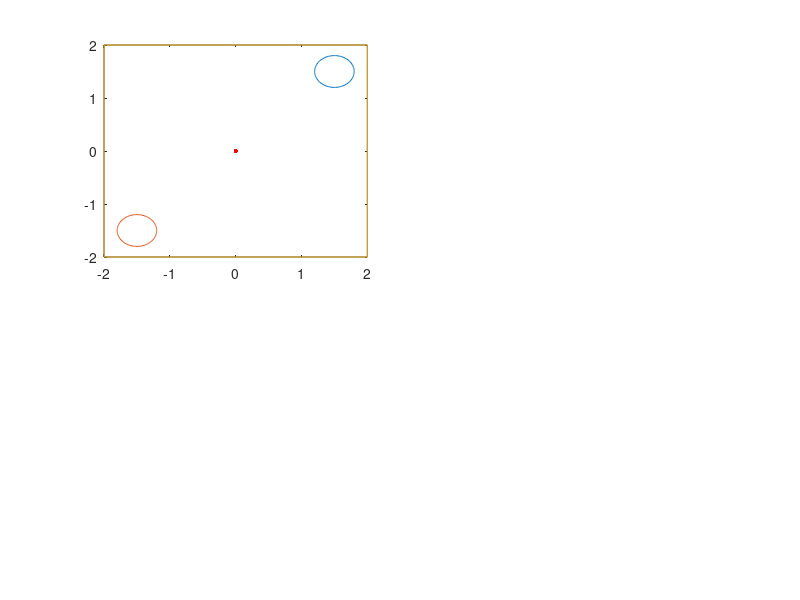

Source code (MATLAB): (Note: this script raises an error after producing the figure.)
close all 

rew1_flag=1;  %reward 1 in the top-right corner                                                                 %reward in the circle centered in the origin
rew2_flag=0;  %reward 2 in the bottom-left corner (moved)
plot_flag = 1; %plot trajectories at every trial 
ACh_flag=1; % cholinergic depression (1=+ACh; 0=-ACh)

step = 1; %step 1ms

%% Task parameters

Trials = 40; %number of trials 
T_max=15*10^3; %maximum time trial 
starting_position= [0,0]; %starting position
t_rew=T_max; %time of reward - initialized to maximum
t_extreme=t_rew+300; %ttime of reward - initialized to maximu
t_end = T_max;

c = [1.5,1.5]; %centre reward 1 
r_goal=0.3; %radius goal area 1

c2 = [-1.5,-1.5]; %centre reward 2 (moved)
r_goal2=0.3; %radius goal area 2 (moved)

%% Place cells

space_pc = 0.4; %place cells separation distance
bounds_x = [-2,2]; %bounds open field, x axis
bounds_y = [-2,2]; %bounds open field, y axis
x_pc = bounds_x(1):space_pc:bounds_x(2); %place cells on axis x
n_x = length(x_pc); %nr of place cells on axis x
y_pc= bounds_y(1):space_pc:bounds_y(2); %place cells on axis y
n_y = length(y_pc); %nr of place cells on axis y
pos = zeros(1,2); %position of the agent at each timestep

%create grid
y = repmat(y_pc, n_x,1);
y= reshape(y,n_x*n_y,1);
x = repmat(x_pc,1,n_y);
pc = [x',y]; %place cells' centres (x,y) 
pc = round(pc*10)/10;
N_pc=length(pc); %number of place cells
rho_pc=400*10^(-3); %maximum firing rate place cells
sigma_pc=0.4; %pc separation distance

%% Action neurons - neuron model

eps0=20; %scaling constant epsp
tau_m=20; %membrane time constant
tau_s=5; %synaptic time rise epsp
chi=-5; %scaling constant refractory effect
rho0=60*10^(-3); %scaling rate
theta=16; %threshold
delta_u=2; %escape noise 

%% Action neurons - parameters

N_action=40; %number action neurons

%action selection
tau_gamma = 50; %raise time convolution action selection
v_gamma=20; %decay time convolution action selection 
theta_actor = 2*pi*[1:N_action]/N_action; %angles actions

%winner-take-all weights 
psi = 20; %the higher, the more narrow the range of excitation
w_minus = -300;
w_plus = 100;
diff_theta = repmat(theta_actor,N_action,1) - repmat(theta_actor',1, N_action);
f = exp(psi*cos(diff_theta)); %lateral connectivity function 
f = f - f.*eye(N_action);
normalised = sum(f);
normalised = normalised(1);
w_lateral = (w_minus/N_action+w_plus*f/normalised); %lateral connectivity action neurons 

%actions
a0=.08; 
actions = a0*[sin(theta_actor); cos(theta_actor)]; %possible actions (x,y)

dx = 0.01; %length of bouncing back from walls


%% synaptic plasticity parameters

A_pre_post=1;   %amplitude pre-post window
A_post_pre=1;   %amplitude post-pre window 
tau_pre_post= 10;   %time constant pre-post window
tau_post_pre= 10;   %time constant post-pre window
tau_e= 2*10^3; %time constant eligibility trace
eta_DA=0.01; %learning rate eligibility trace
eta_ACh = 10^-3*2; %learning rate acetylcholine

%feed-forward weights 
w_max=3; %upper bound feed-forward weights
w_min=1; %.pwer bound feed-forward weights
w_in = ones(N_pc, N_action)'*2; %initialization feed-forward weights

trace_pre_post= zeros(N_action, N_pc); %initialize pre-post trace  
trace_post_pre= zeros(N_action,N_pc);%initialize post-pre trace  
trace_tot = zeros(N_action,N_pc); %sum of the traces
eligibility_trace = zeros(N_action, N_pc); %total convolution 


%% initialise variables

i=0; %counter ms
tr=0; %counter trial

w_tot = [ones(N_pc,N_action)'.*w_in, w_lateral]; %total weigths 


X = zeros(N_pc,1); %matrix of spikes place cells
X_cut = zeros(N_pc+N_action, N_action);  %matrix of spikes place cells
Y_action_neurons= zeros(N_action, 1);  %matrix of spikes action neurons

time_reward= zeros(Trials,1); %stores time of reward 1
time_reward2= time_reward; %stores time of reward 2 (moved)
time_reward_old= time_reward; %stores time when agent enters the previously rewarded location 

epsp_rise=zeros(N_action+N_pc,N_action); %epsp rise compontent convolution
epsp_decay=zeros(N_action+N_pc,N_action); %epsp decay compontent convolution
epsp_tot=zeros(N_action+N_pc, N_action); %epsp

rho_action_neurons= zeros(N_action,1); %firing rate action neurons
rho_rise= rho_action_neurons;  %firing rate action neurons, rise compontent convolution
rho_decay = rho_action_neurons; %firing rate action neurons, decay compontent convolution

Canc = ones(N_pc+N_action,N_action)';
last_spike_post=zeros(N_action,1)-1000; %vector time last spike postsynaptic neuron

store_pos = zeros(T_max*Trials,2); %stores trajectories (for plotting)
firing_rate_store = zeros(N_action,T_max*Trials); %stores firing rates action neurons (for plotting)

%% initialize plot open field

figure('position',  [0, 0, 1000, 2000])
subplot(2,2,1)
reward_plot = plot(c(1)+r_goal*cos(-pi:2*pi/100:pi), c(2)+r_goal*sin(-pi:2*pi/100:pi)); %plot reward 1 
hold on
plot(c2(1)+r_goal2*cos(-pi:2*pi/100:pi), c2(2)+r_goal2*sin(-pi:2*pi/100:pi)) %plot reward 2
point_plot = plot(starting_position(1),starting_position(2), '.r', 'MarkerSize',10); %plot initial starting point

%plot walls
line([bounds_x(1) bounds_x(1)], [bounds_y(1) bounds_y(2)]); 
line([bounds_x(2) bounds_x(2)], [bounds_y(1) bounds_y(2)]);
line([bounds_x(1) bounds_x(2)], [bounds_y(1) bounds_y(1)]);
line([bounds_x(1) bounds_x(2)], [bounds_y(2) bounds_y(2)]);
axis([-2 2 -2 2])

%% delete actions that lead out of the maze

%find index place cells that lie on the walls
sides(1,:) = (find(pc(:,2) == -2))'; %bottom wall, y=-2
sides(2,:) = (find(pc(:,2) == 2))'; %top wall, y=+2
sides(3,:) = (find(pc(:,1) == 2))'; %left wall, x=-2
sides(4,:) = (find(pc(:,1) == -2))'; %right wall, x=+2

%store index of actions forbidden from each side 
forbidden_actions(1,:) = 11:29; %actions that point south - theta in (180, 360) degrees approx
forbidden_actions(2,:) = [1:9, 31:40]; %actions that point north - theta in (0,180) degrees approx
forbidden_actions(3,:) = 1:19; %actions that point east - theta in (-90, 90) degrees approx
forbidden_actions(4,:) = 21:39; %actions that point west - theta in (90, 270) degrees approx

%kill connections between place cells on the walls and forbidden actions
w_walls = ones(N_action, N_pc+N_action); 
for g=1:4
    w_walls(forbidden_actions(g,:), sides(g,:))=0;
end


%% start simulation
w_tot_old = w_tot(1:N_action,1:N_pc); %store weights before start 

while i<T_max*Trials
    i=i+1;
    
    t=mod(i,T_max);
    
    %% reset new trial
    
    if t==1
        pos = starting_position; %initialize position at origin (centre open field)
        rew_found=0; %flag that signals when the reward is found
        
        tr=tr+1; %trial number 
        t_rew=T_max; %time of reward - initialized at T_max at the beginning of the trial
        
        %initialisation variables - reset between trials
        Y_action_neurons= zeros(N_action, 1); 
        X_cut = zeros(N_pc+N_action, N_action);
        epsp_rise=zeros(N_action+N_pc,N_action);
        epsp_decay=zeros(N_action+N_pc,N_action);
        epsp_tot=zeros(N_action+N_pc, N_action);
        rho_action_neurons= zeros(N_action,1);
        rho_rise=  zeros(N_action,1);
        rho_decay =  zeros(N_action,1);
        Canc = ones(N_pc+N_action,N_action)';
        last_spike_post=zeros(N_action,1)-1000;
        trace_pre_pos= zeros(N_action, N_pc);
        trace_post_pre= zeros(N_action,N_pc);
        trace_tot = zeros(N_action,N_pc);
        eligibility_trace = zeros(N_action, N_pc);
        
        %change reward location in the second half of the experiment
        if tr== (Trials/2)+1
            rew1_flag=0;
            rew2_flag=1;
        end
    end
    
    %% place cells
    
    rhos = rho_pc.*exp(-sum((repmat(pos,n_x*n_y,1)-pc).^2,2)/(sigma_pc^2)); %rate inhomogeneous poisson process
    prob = rhos;
    %turn place cells off after reward is reached 
    if t>t_rew
        prob=0;
    end
    X = (rand(1,N_pc)<=prob')'; %spike train pcs
    
    store_pos(i,:) = pos; %store position (for plotting)
    
    %% reward
    
    % agent enters reward 1 in the first half of the trial
    if sum((pos-c).^2)<=r_goal^2 && rew_found==0 && rew1_flag==1
        rew_found=1; %flag reward found (so that trial is ended soon)
        t_rew=t; %time of reward
        time_reward(tr) = t; %store time of reward
    end
    
    % agent enters reward 2 in the second half of the trial
    if sum((pos-c2).^2)<=r_goal2^2 && rew_found==0 && rew2_flag==1
        rew_found=1;  %flag reward 2 found (so that trial is ended soon)
        t_rew=t; %time of reward 2
        time_reward2(tr) = t; %store time of reward 2
        
    end
    
    % agent enters reward 1 in the second half of the trial (previously rewarded location) 
    if sum((pos-c).^2)<=r_goal^2 && rew1_flag==0 && rew2_flag==1
         %this location is no longer rewarded, so the trial is not ended
        time_reward_old(tr)=t; %store time of entrance old reward location
    end

    
    %% action neurons 
    
    % reset after last post-synaptic spike
    X_cut = repmat([X; Y_action_neurons],1,N_action);
    X_cut = X_cut.*Canc';
    epsp_rise=epsp_rise.*Canc';
    epsp_decay=epsp_decay.*Canc';
    
    % neuron model
    [epsp_tot, epsp_decay, epsp_rise] = convolution (epsp_decay, epsp_rise, tau_m, tau_s, eps0, X_cut, w_tot.*w_walls); %EPSP in the model * weights
    [Y_action_neurons,last_spike_post, Canc] = neuron(epsp_tot, chi, last_spike_post, tau_m, rho0, theta, delta_u, i); %sums EPSP, calculates potential and spikes
    
    % smooth firing rate of the action neurons
    [rho_action_neurons, rho_decay, rho_rise] = convolution (rho_decay, rho_rise, tau_gamma, v_gamma, 1, Y_action_neurons);
    firing_rate_store(:,i) = rho_action_neurons; %store action neurons' firing rates
    
    % select action
    a = ((rho_action_neurons'*actions')/N_action);
    a(isnan(a))=0;
    
    %% synaptic plasticity
    
    %STDP with symmetric window 
    [ trace_pre_pos, trace_post_pre,eligibility_trace, trace_tot, W] = weights_update_stdp(A_pre_post, A_post_pre, tau_pre_post, tau_post_pre, repmat(X',N_action,1) , repmat(Y_action_neurons,1, N_pc), trace_pre_pos, trace_post_pre, trace_tot, tau_e);
    
    % online weights update (effective only with acetylcholine - ACh_flag=1)
    w_tot(1:N_action,1:N_pc)= w_tot(1:N_action,1:N_pc)-eta_ACh*W*(ACh_flag);
    
    %weights limited between lower and upper bounds
    w_tot(w_tot(:,1:N_pc)>w_max)=w_max;
    w_tot(w_tot(:,1:N_pc)<w_min)=w_min;

    %% position update
    
    pos = pos+a;
    
    %check if agent is out of boundaries. If it is, bounce back in the opposite direction
    if pos(1)<=bounds_x(1)
        pos = pos+dx*[1,0];
    else
        if pos(1)>= bounds_x(2)
            pos = pos+dx*[-1,0];
        else
            if pos(2)<=bounds_y(1)
                pos = pos+dx*[0,1];
            else
                if pos(2)>=bounds_y(2)
                    pos = pos+dx*[0,-1];
                end
            end
        end
    end
    
    %time when trial end is 300ms after reward is found
    t_extreme = t_rew+300;
    if t> t_extreme && t<T_max
        i = (ceil(i/T_max))*T_max-1; %set i counter to the end of the trial
        t_end = t_extreme; %for plotting
    end
    
    if t==0
        
        t=T_max;
        
        %% update weights - end of trial
        
        % if the reward is not found, no change. 
        % if the reward is found, weights are retroactively potentiated through an eligibility trace
        w_tot(1:N_action,1:N_pc)= w_tot(1:N_action,1:N_pc)*(1-rew_found) + (w_tot_old+eta_DA*eligibility_trace)*rew_found;
        
        %weights limited between lower and upper bounds
        w_tot(w_tot(:,1:N_pc)>w_max)=w_max;
        w_tot(w_tot(:,1:N_pc)<w_min)=w_min;
        
        %store weights before the beginning of next trial (for updates in case reward is found) 
        w_tot_old = w_tot(1:N_action,1:N_pc);
        
        %calculate policy
        ac =actions*(w_tot_old.*w_walls(:,1:N_pc))/a0; %vector of preferred actions according to the weights 
        ac(:,unique(sort(reshape(sides, length(sides)*4, 1))))=0; %do not count actions AT the boundaries (just for plotting)
        
        
        %% plot
        if plot_flag==1
            
            %display trajectory of the agent in each trial
            subplot(2,2,1)
            f3=plot(store_pos( (floor((i-1)/T_max))*T_max+1:(floor((i-1)/T_max))*T_max+t_end,1), store_pos((floor((i-1)/T_max))*T_max+1:(floor((i-1)/T_max))*T_max+t_end,2), 'red'); %trajectory
            hold on
            delete(point_plot)
            point_plot = plot(starting_position(1),starting_position(2), '.r', 'MarkerSize',10); %starting point
            title(['Trial ', num2str(tr)])
            
            %display action neurons firing rates (activity bump)
            subplot(2,2,2)
            imagesc(firing_rate_store(:,(floor((i-1)/T_max))*T_max+1:(floor((i-1)/T_max))*T_max+t_end));
            colorbar
            
            %display weights over the open field, averaged over action neurons
            subplot(2,2,3)
            w_plot = mean(w_tot(:,1:N_pc)); %use weights as they were at the beginning of the trial 
            w_plot = reshape(w_plot,sqrt(N_pc),sqrt(N_pc));
            imagesc(w_plot')
            set(gca,'YDir','normal')
            colorbar
            
            %plot policy as a vector field
            subplot(2,2,4)
            f4=quiver(pc(:,1), pc(:,2), ac(1,:)', ac(2,:)', 'linewidth', 2);
            axis([-2 2 -2 2])
            
            drawnow
            %pause
            delete(f3)
            delete(f4)
        end
        %%
        t_end = T_max;
        
    end
    
end



